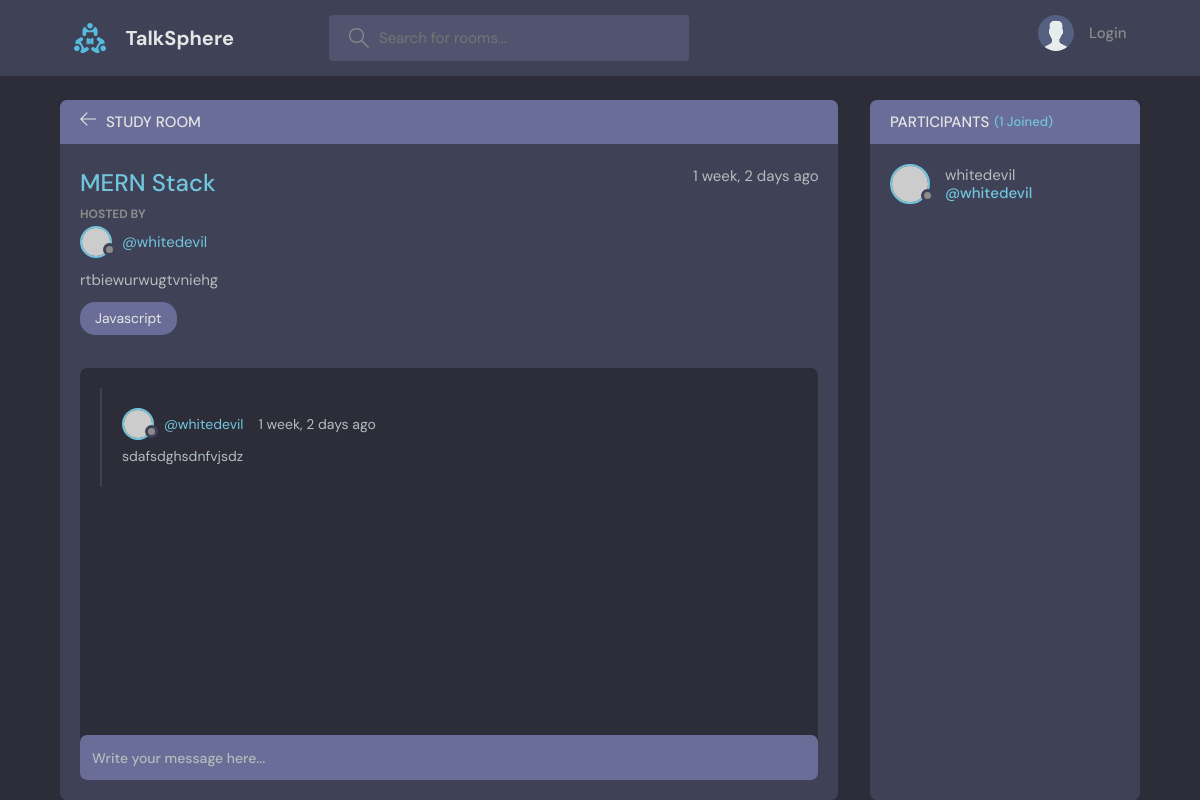
/room/14/, run on an earlier commit of the app's database.
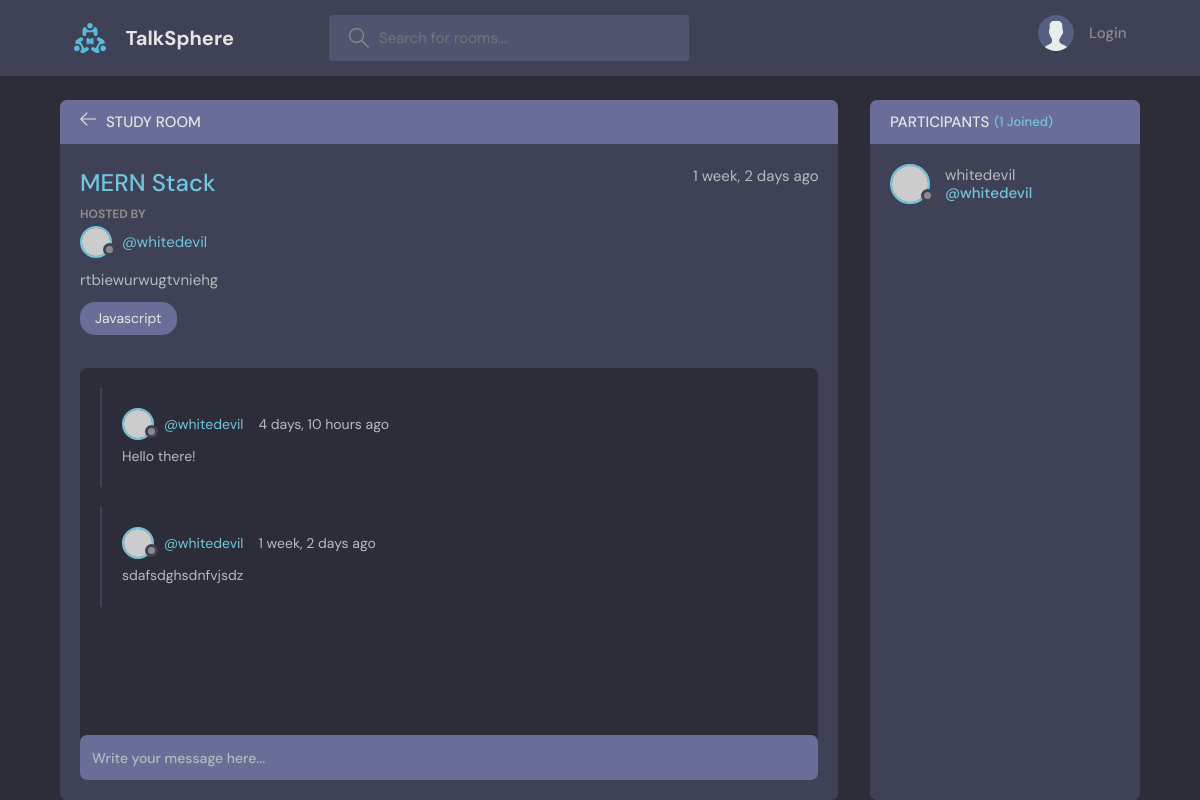
And on a later commit of the database.
### base/models.py (models this page shows, shortened)
class Message(models.Model):
    user = models.ForeignKey(User, on_delete=models.CASCADE, default=1)
    room = models.ForeignKey(Room, on_delete=models.CASCADE)
    body = models.TextField()
    updated = models.DateTimeField(auto_now=True)
    created = models.DateTimeField(auto_now_add=True)
    class Meta:
        ordering = ['-updated', '-created']

### base/views.py (the view, shortened to what this page needs)
# urls.py: path("room/<str:pk>/",views.room, name="room"),
def room(request,pk):
    room = Room.objects.get(id=pk)
    room_messages = room.message_set.all()
    participants = room.participants.all()
    context={'room':room, 'room_messages':room_messages, 'participants':participants }
    return render(request, 'base/room.html',context)

### base/models.py (called while the page is built)
    def __str__(self):
        return self.name

### base/templates/base/room.html (shortened to what this page needs)
{% extends 'main.html' %}
{% block content %}
    <main class="profile-page layout layout--2">
      <div class="container">
        <div class="room">
          <div class="room__top">
            <div class="room__topLeft">
              <a href="{% url 'home' %}">
                <svg version="1.1" xmlns="http://www.w3.org/2000/svg" width="32" height="32" viewBox="0 0 32 32">
                  <title>arrow-left</title>
                  <path
                    d="M13.723 2.286l-13.723 13.714 13.719 13.714 1.616-1.611-10.96-10.96h27.625v-2.286h-27.625l10.965-10.965-1.616-1.607z"
                  ></path>
                </svg>
              </a>
              <h3>Study Room</h3>
            </div>
          </div>
          <div class="room__box scroll">
            <div class="room__header scroll">
              <div class="room__info">
                <h3>{{ room.name }}</h3>
                <span>{{room.created|timesince}} ago</span>
              </div>
              <div class="room__hosted">
                <p>Hosted By</p>
                <a href="{% url 'user-profile' room.host.id %}" class="room__author">
                  <div class="avatar avatar--small">
                    <img src="https://randomuser.me/api/portraits/men/37.jpg" />
                  </div>
                  <span>@{{room.host.username}}</span>
                </a>
              </div>
              <div class="room__details">
                {{room.description}}
              </div>
              <span class="room__topics">{{room.topic}}</span>
            </div>
            <div class="room__conversation">
              <div class="threads scroll">
                {% for message in room_messages %}
                <div class="thread">
                  <div class="thread__top">
                    <div class="thread__author">
                      <a href="{% url 'user-profile' message.user.id %}" class="thread__authorInfo">
                        <div class="avatar avatar--small">
                          <img src="https://randomuser.me/api/portraits/men/37.jpg" />
                        </div>
                        <span>@{{message.user.username}}</span>
                      </a>
                      <span class="thread__date">{{message.created|timesince}} ago</span>
                    </div>
                  </div>
                  <div class="thread__details">
                    {{message.body}}
                  </div>
                </div>
                {% endfor %}
              </div>
            </div>
          </div>
          <div class="room__message">
            <form action="" method="POST">
              <input name="body" placeholder="Write your message here..." /></form>
          </div>
        </div>
        <div class="participants">
          <h3 class="participants__top">Participants <span>({{participants.count}} Joined)</span></h3>
          <div class="participants__list scroll">
            {% for user in participants %}
            <a href="{% url 'user-profile' user.id %}" class="participant">
              <div class="avatar avatar--medium">
                <img src="https://randomuser.me/api/portraits/men/37.jpg" />
              </div>
              <p>
                {{user.username}}
                <span>@{{user.username}}</span>
              </p>
            </a>
            {% endfor %}
          </div>
        </div>
      </div>
    </main>
{% endblock content %}

What changed in the data, as far as the page shows it:
added Message: user.username "whitedevil", created "4 days, 10 hours", body "Hello there!"
